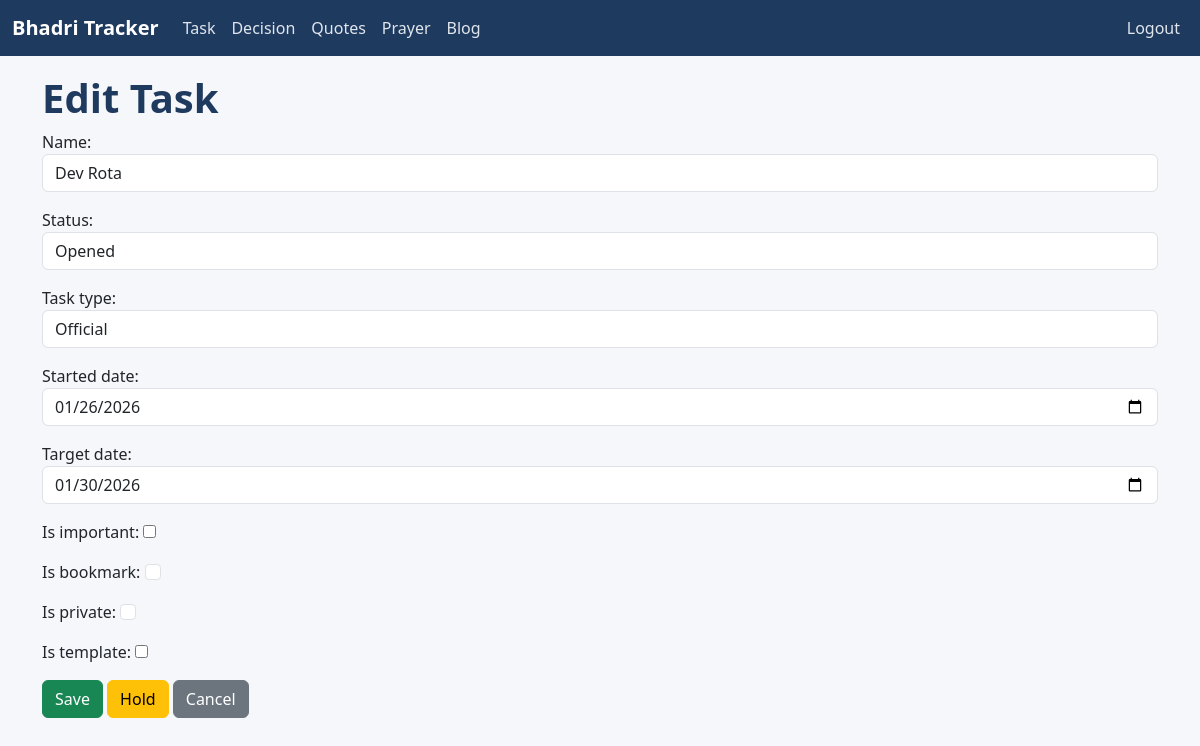
The page /task/67/edit/ (signed in) on the database as committed earlier.
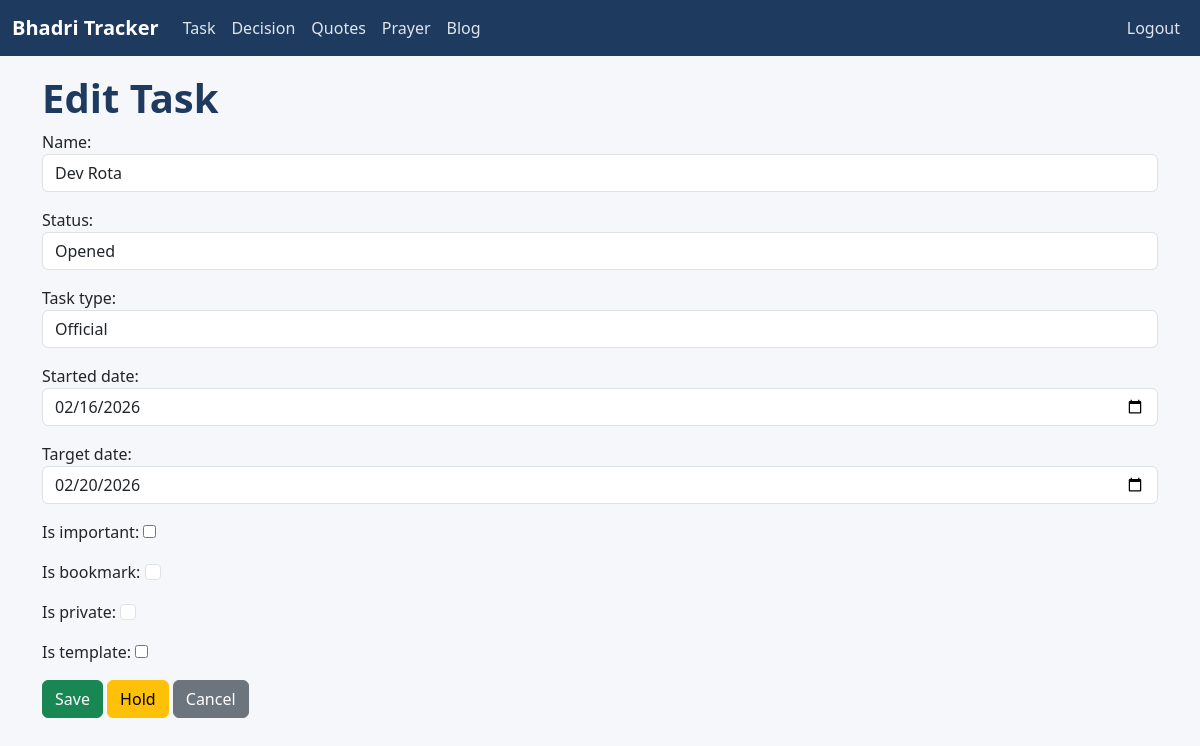
The same page on the database as committed later.
### tracker/models.py (models this page shows, shortened)
class Task(models.Model):
    STATUS_CHOICES = [
        ('Opened', 'Opened'),
        ('InProgress', 'In Progress'),
        ('Completed', 'Completed'),
        ('Cancelled', 'Cancelled'),
        ('Hold', 'Hold'),
    ]
    name = models.CharField(max_length=200)
    status = models.CharField(max_length=20, choices=STATUS_CHOICES, default='Opened')
    task_type = models.ForeignKey(TaskType, on_delete=models.CASCADE)
    started_date = models.DateField(default=timezone.now, null=True, blank=True)
    created_date = models.DateField(auto_now_add=True)
    updated_date = models.DateField(auto_now=True)
    completed_date = models.DateField(null=True, blank=True)
    target_date = models.DateField(default=timezone.now, null=True, blank=True)
    is_bookmark = models.BooleanField(default=False)
    is_private = models.BooleanField(default=False)
    is_important = models.BooleanField(default=False)
    is_template = models.BooleanField(default=False)

class TaskType(models.Model):
    name = models.CharField(max_length=50, unique=True)
    class Meta:
        ordering = ['name']
    def __str__(self):
        return self.name

### tracker/views.py (the view)
# urls.py: path('task/<int:pk>/edit/', views.TaskUpdateView.as_view(), name='task_update'),
class TaskUpdateView(LoginRequiredMixin, UpdateView):
    model = Task
    form_class = TaskForm
    template_name = 'tracker/task_form.html'
    success_url = reverse_lazy('tracker:task_list')

### tracker/forms.py
class TaskForm(forms.ModelForm):
    class Meta:
        model = Task
        fields = ['name', 'status', 'task_type', 'started_date', 'target_date', 'is_important', 'is_bookmark', 'is_private', 'is_template']
        widgets = {
            'name': forms.TextInput(attrs={'class': 'form-control'}),
            'status': forms.Select(attrs={'class': 'form-control'}),
            'task_type': forms.Select(attrs={'class': 'form-control', 'required': True}),
            'started_date': forms.DateInput(attrs={'class': 'form-control', 'type': 'date'}),
            'is_bookmark': forms.CheckboxInput(attrs={'class': 'form-check-input'}),
            'target_date': forms.DateInput(attrs={'class': 'form-control', 'type': 'date'}),
            'is_private': forms.CheckboxInput(attrs={'class': 'form-check-input'})
        }

### templates/tracker/task_form.html (shortened to what this page needs)
{% extends 'base.html' %}
{% block content %}
<h1>{{ form.instance.pk|yesno:"Edit Task,New Task" }}</h1>
<form method="POST">
  {{ form.as_p }}
  <button type="submit" class="btn btn-success">Save</button>
  {% if task %}
  <a href="{% url 'tracker:toggle_hold' task.id %}" class="btn btn-warning">Hold</a>
  {% endif %}
  <a href="{% url 'tracker:task_list' %}" class="btn btn-secondary">Cancel</a>
</form>
{% endblock %}

Rows that differ between the two databases and show on the page:
changed Task "Edit Task": started_date "01/26/2026" → "02/16/2026"; target_date "01/30/2026" → "02/20/2026"
